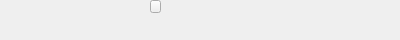
<?xml version="1.0" encoding="UTF-8"?>
<ui version="4.0">
 <class>ShowContentDialog</class>
 <widget class="QDialog" name="ShowContentDialog">
  <property name="geometry">
   <rect>
    <x>0</x>
    <y>0</y>
    <width>400</width>
    <height>40</height>
   </rect>
  </property>
  <property name="font">
   <font>
    <family>微软雅黑</family>
   </font>
  </property>
  <property name="windowTitle">
   <string>Dialog</string>
  </property>
  <widget class="QLabel" name="textLabel">
   <property name="geometry">
    <rect>
     <x>1</x>
     <y>1</y>
     <width>111</width>
     <height>18</height>
    </rect>
   </property>
   <property name="font">
    <font>
     <family>微软雅黑</family>
     <weight>50</weight>
     <bold>false</bold>
    </font>
   </property>
   <property name="text">
    <string/>
   </property>
   <property name="textInteractionFlags">
    <set>Qt::TextSelectableByMouse</set>
   </property>
  </widget>
  <widget class="QToolButton" name="copyBtn">
   <property name="geometry">
    <rect>
     <x>150</x>
     <y>0</y>
     <width>11</width>
     <height>13</height>
    </rect>
   </property>
   <property name="cursor">
    <cursorShape>PointingHandCursor</cursorShape>
   </property>
   <property name="focusPolicy">
    <enum>Qt::NoFocus</enum>
   </property>
   <property name="text">
    <string/>
   </property>
  </widget>
 </widget>
 <resources/>
 <connections/>
</ui>
